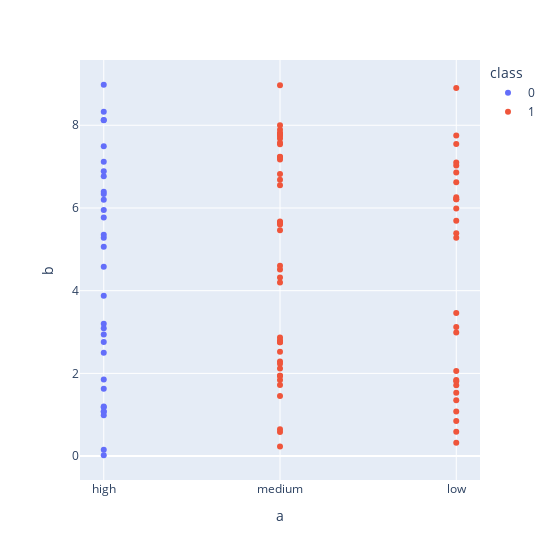

This figure's notebook cell:
### Code cell
fig = px.scatter(df, x='a',
            y='b',
            color='class',
            height=560,
            width=560,
            )
fig.show()

### Figure 1 — Plotly figure (JSON) as saved in the notebook; plotly's stock layout.template omitted (floating-point values rounded to 4 significant figures)
{"data": [{"hovertemplate": "class=0<br>a=%{x}<br>b=%{y}<extra></extra>", "legendgroup": "0", "marker": {"color": "#636efa", "symbol": "circle"}, "mode": "markers", "name": "0", "orientation": "v", "showlegend": true, "type": "scatter", "x": ["high", "high", "high", "high", "high", "high", "high", "high", "high", "high", "high", "high", "high", "high", "high", "high", "high", "high", "high", "high", "high", "high", "high", "high", "high", "high", "high", "high", "high", "high", "high", "high"], "xaxis": "x", "y": [5.28, 6.39, 1.08, 1.07, 5.06, 5.77, 1.63, 3.2, 2.94, 7.49, 6.77, 6.89, 3.88, 3.09, 6.2, 5.95, 0.02, 1.18, 5.35, 8.12, 1.85, 2.5, 8.98, 0.99, 8.13, 8.33, 6.34, 1.2, 7.12, 4.58, 0.15, 2.76], "yaxis": "y"}, {"hovertemplate": "class=1<br>a=%{x}<br>b=%{y}<extra></extra>", "legendgroup": "1", "marker": {"color": "#EF553B", "symbol": "circle"}, "mode": "markers", "name": "1", "orientation": "v", "showlegend": true, "type": "scatter", "x": ["medium", "medium", "medium", "medium", "low", "medium", "medium", "low", "low", "medium", "low", "low", "low", "low", "medium", "medium", "medium", "medium", "low", "medium", "low", "medium", "medium", "medium", "low", "low", "medium", "low", "medium", "low", "low", "low", "medium", "medium", "medium", "low", "low", "medium", "medium", "medium", "low", "medium", "medium", "low", "low", "medium", "medium", "medium", "low", "medium", "medium", "low", "medium", "low", "medium", "low", "medium", "medium", "low", "low", "medium", "medium", "medium", "low", "medium", "medium", "medium", "medium"], "xaxis": "x", "y": [6.82, 7.68, 4.2, 6.68, 2.06, 0.65, 5.46, 8.9, 5.39, 1.94, 7.03, 7.1, 7.75, 1.71, 6.55, 5.67, 7.23, 5.63, 3.12, 5.65, 6.26, 2.29, 7.17, 2.52, 1.84, 3.46, 2.8, 5.28, 1.45, 0.85, 0.59, 1.81, 2.87, 7.24, 7.74, 1.08, 1.53, 5.6, 7.58, 2.75, 7.55, 1.84, 7.81, 6.62, 2.99, 8.97, 7.78, 2.12, 6.86, 7.89, 4.6, 5.69, 1.72, 0.32, 4.51, 1.35, 0.58, 8, 6.21, 6.21, 4.32, 7.8, 2.75, 5.99, 7.54, 1.94, 0.23, 2.23], "yaxis": "y"}], "layout": {"height": 560, "legend": {"title": {"text": "class"}, "tracegroupgap": 0}, "margin": {"t": 60}, "width": 560, "xaxis": {"anchor": "y", "domain": [0, 1], "title": {"text": "a"}}, "yaxis": {"anchor": "x", "domain": [0, 1], "title": {"text": "b"}}}}
